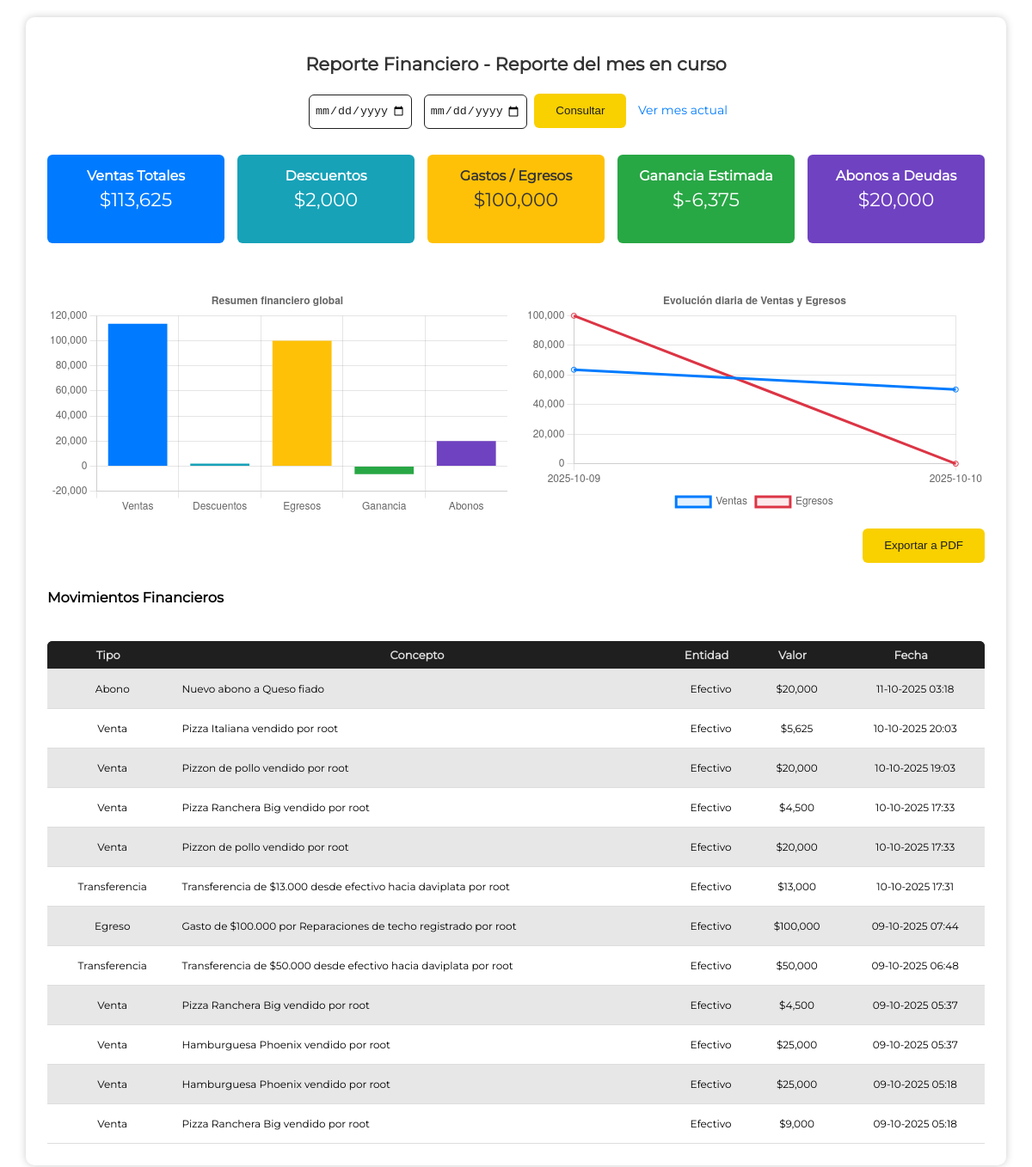
The page /admin/reportes.php on the database its author committed.
### tables this page shows
CREATE TABLE `movimientos` (
  `id` int NOT NULL,
  `codcaja` int DEFAULT NULL,
  `tipo` varchar(256) NOT NULL,
  `concepto` varchar(500) NOT NULL,
  `entidad` varchar(256) NOT NULL DEFAULT 'efectivo',
  `valor` int NOT NULL,
  `sucursal` varchar(256) NOT NULL,
  `fecha` timestamp NOT NULL DEFAULT CURRENT_TIMESTAMP
);

### admin/reportes.php (the view, shortened to what this page needs)
<?php
    include('../config/connector.php');
    include('../includes/header.php');
    $inicio = $_GET['inicio'] ?? '';
    $fin    = $_GET['fin'] ?? '';
    if ($inicio && $fin) {
        $finCompleto = $fin . ' 23:59:59';
        $whereVentas = "WHERE fechareg BETWEEN '$inicio' AND '$finCompleto'";
        $whereMov    = "WHERE fecha BETWEEN '$inicio' AND '$finCompleto'";
        $tituloRango = "Reporte desde $inicio hasta $fin";
    } else {
        $whereVentas = "WHERE MONTH(fechareg) = MONTH(CURDATE()) AND YEAR(fechareg) = YEAR(CURDATE())";
        $whereMov    = "WHERE MONTH(fecha) = MONTH(CURDATE()) AND YEAR(fecha) = YEAR(CURDATE())";
        $tituloRango = "Reporte del mes en curso";
    }
    $qVentas = $con->query("SELECT COALESCE(SUM(total),0) AS total_ventas, COALESCE(SUM(descuento),0) AS total_descuentos FROM ventas $whereVentas");
    $ventas = $qVentas->fetch_assoc();
    $qEgresos = $con->query("SELECT COALESCE(SUM(valor),0) AS total_egresos FROM movimientos $whereMov AND tipo='egreso'");
    $egresos = $qEgresos->fetch_assoc();
    $qAbonos = $con->query("SELECT COALESCE(SUM(valor),0) AS total_abonos FROM movimientos $whereMov AND tipo='abono'");
    $abonos = $qAbonos->fetch_assoc();
    $qMovs = $con->query("SELECT tipo, concepto, entidad, valor, fecha FROM movimientos $whereMov ORDER BY fecha DESC");
    $ganancia = ($ventas['total_ventas'] - $egresos['total_egresos'] - $abonos['total_abonos']);
    $ventasDia = [];
    $egresosDia = [];
    $qVD = $con->query("SELECT DATE(fechareg) AS dia, SUM(total) AS total
                        FROM ventas $whereVentas
                        GROUP BY dia ORDER BY dia ASC");
    while($v = $qVD->fetch_assoc()){
        $ventasDia[$v['dia']] = $v['total'];
    }
    $qED = $con->query("SELECT DATE(fecha) AS dia, SUM(valor) AS total
                        FROM movimientos $whereMov AND tipo='egreso'
                        GROUP BY dia ORDER BY dia ASC");
    while($e = $qED->fetch_assoc()){
        $egresosDia[$e['dia']] = $e['total'];
    }
    $fechas = array_unique(array_merge(array_keys($ventasDia), array_keys($egresosDia)));
    sort($fechas);
    $valVentas = [];
    $valEgresos = [];
    foreach($fechas as $f){
        $valVentas[]  = $ventasDia[$f]  ?? 0;
        $valEgresos[] = $egresosDia[$f] ?? 0;
    }
?>
<link rel="stylesheet" href="../css/reportes.css?<?=$version;?>">
<body>
<div class="container">
    <h2>Reporte Financiero - <?php echo $tituloRango; ?></h2>
    <form method="get">
        <input class="search-bar-date" type="date" name="inicio" value="<?php echo $inicio; ?>">
        <input class="search-bar-date" type="date" name="fin" value="<?php echo $fin; ?>">
        <button type="submit">Consultar</button>
        <a href="reportes.php" style="margin-left:10px;color:#007bff;text-decoration:none;">Ver mes actual</a>
    </form>
    <div class="summary">
        <div class="card">
            <h3>Ventas Totales</h3>
            <p>$<?php echo number_format($ventas['total_ventas']); ?></p>
        </div>
        <div class="card" style="background:#17a2b8;">
            <h3>Descuentos</h3>
            <p>$<?php echo number_format($ventas['total_descuentos']); ?></p>
        </div>
        <div class="card" style="background:#ffc107;color:#333;">
            <h3>Gastos / Egresos</h3>
            <p>$<?php echo number_format($egresos['total_egresos']); ?></p>
        </div>
        <div class="card" style="background:#28a745;">
            <h3>Ganancia Estimada</h3>
            <p>$<?php echo number_format($ganancia); ?></p>
        </div>
        <div class="card" style="background:#6f42c1;">
            <h3>Abonos a Deudas</h3>
            <p>$<?php echo number_format($abonos['total_abonos']); ?></p>
        </div>
    </div>
    <div class="charts">
        <div class="chart-box">
            <canvas id="chartResumen"></canvas>
        </div>
        <div class="chart-box">
            <canvas id="chartEvolucion"></canvas>
        </div>
    </div>
    <div class="export">
        <button onclick="window.print()">Exportar a PDF</button>
    </div>
    <h3 style="margin-top:30px;">Movimientos Financieros</h3>
    <div class="table-container">
        <table>
            <thead>
                <tr>
                    <th>Tipo</th>
                    <th>Concepto</th>
                    <th>Entidad</th>
                    <th>Valor</th>
                    <th>Fecha</th>
                </tr>
            </thead>
            <tbody>
            <?php while($m = $qMovs->fetch_assoc()): ?>
                <tr>
                    <td><?php echo ucfirst($m['tipo']); ?></td>
                    <td><?php echo $m['concepto']; ?></td>
                    <td><?php echo ucfirst($m['entidad']); ?></td>
                    <td>$<?php echo number_format($m['valor']); ?></td>
                    <td><?php echo date("d-m-Y H:i", strtotime($m['fecha'])); ?></td>
                </tr>
            <?php endwhile; ?>
            </tbody>
        </table>
    </div>
</div>
<script>
new Chart(document.getElementById('chartResumen').getContext('2d'), {
    type: 'bar',
    data: {
        labels: ['Ventas', 'Descuentos', 'Egresos', 'Ganancia', 'Abonos'],
        datasets: [{
            label: 'Resumen financiero',
            data: [
                <?php echo $ventas['total_ventas']; ?>,
                <?php echo $ventas['total_descuentos']; ?>,
                <?php echo $egresos['total_egresos']; ?>,
                <?php echo $ganancia; ?>,
                <?php echo $abonos['total_abonos']; ?>
            ],
            backgroundColor: ['#007bff', '#17a2b8', '#ffc107', '#28a745', '#6f42c1']
        }]
    },
    options: { responsive: true, plugins: { legend: { display: false }, title: { display: true, text: 'Resumen financiero global' } } }
});
new Chart(document.getElementById('chartEvolucion').getContext('2d'), {
    type: 'line',
    data: {
        labels: <?php echo json_encode($fechas); ?>,
        datasets: [
            {
                label: 'Ventas',
                data: <?php echo json_encode($valVentas); ?>,
                borderColor: '#007bff',
                backgroundColor: 'rgba(0,123,255,0.1)',
                tension: 0.3
            },
            {
                label: 'Egresos',
                data: <?php echo json_encode($valEgresos); ?>,
                borderColor: '#dc3545',
                backgroundColor: 'rgba(220,53,69,0.1)',
                tension: 0.3
            }
        ]
    },
    options: {
        responsive: true,
        plugins: {
            title: { display: true, text: 'Evolución diaria de Ventas y Egresos' },
            legend: { position: 'bottom' }
        },
        scales: { y: { beginAtZero: true } }
    }
});
</script>
</body>
</html>

### css/main.css (style rules this page uses)
* { box-sizing: border-box; }
body { margin: 0; padding: 0; font-family: Montserrat; font-size: 14px; scrollbar-width: 5px; scrollbar-color: #1f1f1f; }
:root { --dark-grey: #1f1f1f; --white-font: #e0e0e0; --amarillo: #f9d000; --rojo: #ff0057; }
.search-bar-date { width: 120px; height: 40px; border: 1px solid var(--dark-grey); border-radius: 6px; background: #00000000; outline: none; color: var(--dark-grey); }
.table-container thead tr { background: var(--dark-grey); }
.table-container thead tr th { padding: 8px 8px; color: var(--white-font); font-size: 13px; }
.table-container thead tr th:nth-child(1) { border-radius: 4px 0px 0px 0px; }
.table-container tbody tr { cursor: pointer; }
.table-container tbody tr:nth-last-of-type(even) { background: #e7e7e7; }
.table-container tbody tr td { font-size: 12px; padding: 15px 5px 15px 15px; text-align: center; position: relative; }
.table-container tbody tr td:nth-child(2) { text-align: left; }

### css/reportes.css (style rules this page uses)
.container { width: 95%; margin: 20px auto; background: white; padding: 25px; border-radius: 10px; box-shadow: 0 0 10px #ccc; overflow: auto; }
h2 { text-align: center; color: #333; }
form { text-align: center; margin-bottom: 25px; }
input[type="date"] { padding: 6px; margin: 5px; }
button { height: 40px; padding: 0px 25px; background: var(--amarillo); color: white; border: none; border-radius: 6px; cursor: pointer; color: var(--dark-grey); }
.summary { display: grid; grid-template-columns: repeat(auto-fit, minmax(180px, 1fr)); gap: 15px; text-align: center; }
.card { background: #007bff; color: white; padding: 15px; border-radius: 6px; }
.card h3 { margin: 0; font-size: 16px; }
.card p { font-size: 22px; margin-top: 5px; }
canvas { margin-top: 25px; width: 100%; height: 350px; }
.table-container { width: 100%; display: flex; overflow: auto; }
table { width: 100%; border-collapse: collapse; margin-top: 25px; }
th, td { padding: 10px; border-bottom: 1px solid #ddd; font-size: 12px; }
th:nth-child(1) { border-radius: 6px 0 0 0 !important; }
th:nth-child(5) { border-radius: 0 6px 0 0; }
th { background: var(--dark-grey); color: white; }
.export { text-align: right; margin-top: 15px; }
.export button { background: var(--amarillo); }
.charts { display: flex; flex-wrap: wrap; justify-content: center; gap: 20px; margin-top: 25px; }
.chart-box { flex: 1 1 45%; min-width: 300px; max-width: 600px; }

### rows shown on the page
movimientos: tipo "Abono", concepto "Nuevo abono a Queso fiado", entidad "Efectivo", valor "20,000", fecha "11-10-2025 03:18"
movimientos: tipo "Venta", concepto "Pizza Italiana vendido por root", entidad "Efectivo", valor "5,625", fecha "10-10-2025 20:03"
movimientos: tipo "Venta", concepto "Pizzon de pollo vendido por root", entidad "Efectivo", valor "20,000", fecha "10-10-2025 19:03"
movimientos: tipo "Venta", concepto "Pizza Ranchera Big vendido por root", entidad "Efectivo", valor "4,500", fecha "10-10-2025 17:33"
movimientos: tipo "Venta", concepto "Pizzon de pollo vendido por root", entidad "Efectivo", valor "20,000", fecha "10-10-2025 17:33"
movimientos: tipo "Transferencia", concepto "Transferencia de $13.000 desde efectivo hacia daviplata por root", entidad "Efectivo", valor "13,000", fecha "10-10-2025 17:31"
movimientos: tipo "Egreso", concepto "Gasto de $100.000 por Reparaciones de techo registrado por root", entidad "Efectivo", valor "100,000", fecha "09-10-2025 07:44"
movimientos: tipo "Transferencia", concepto "Transferencia de $50.000 desde efectivo hacia daviplata por root", entidad "Efectivo", valor "50,000", fecha "09-10-2025 06:48"
movimientos: tipo "Venta", concepto "Pizza Ranchera Big vendido por root", entidad "Efectivo", valor "4,500", fecha "09-10-2025 05:37"
movimientos: tipo "Venta", concepto "Hamburguesa Phoenix vendido por root", entidad "Efectivo", valor "25,000", fecha "09-10-2025 05:37"
movimientos: tipo "Venta", concepto "Hamburguesa Phoenix vendido por root", entidad "Efectivo", valor "25,000", fecha "09-10-2025 05:18"
movimientos: tipo "Venta", concepto "Pizza Ranchera Big vendido por root", entidad "Efectivo", valor "9,000", fecha "09-10-2025 05:18"

### other values the page prints
$tituloRango "Reporte del mes en curso"
$ventas['total_ventas'] "113,625"
$ventas['total_descuentos'] "2,000"
$egresos['total_egresos'] "100,000"
$ganancia "-6,375"
$abonos['total_abonos'] "20,000"
chart data {{ $ventas['total_ventas'] }} 113625
chart data {{ $ventas['total_descuentos'] }} 2000
chart data {{ $egresos['total_egresos'] }} 100000
chart data {{ $ganancia }} -6375
